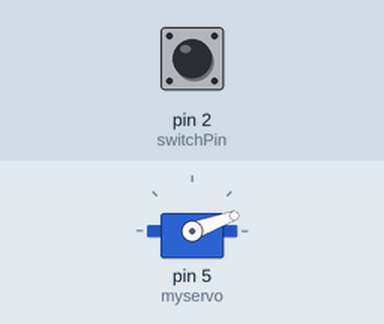
The sketch below on a simulated Arduino Uno, built with avr-gcc and run on an emulated ATmega328P. Shown: servo. Inputs (shaded band) come from the test bench; at power-on: pin 2 (switchPin) HIGH.

Above: at 1.2 s.
1.3 s: pin 2 (switchPin) pulled LOW for 0.15 s
At 1.76 s:
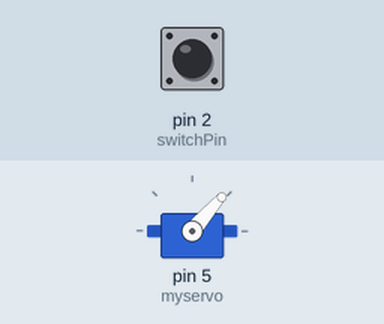
At 2.37 s:
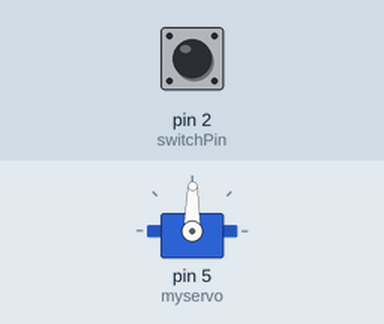
Timing chart, 0 to 7.0 s (numbered marks = the images above; inputs shaded):
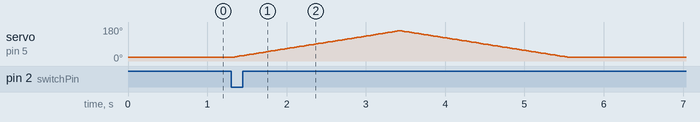

Measured:
- after the input at 1.3 s, servo on pin 5 (myservo): rises from 20° to 160° in 2.1 s, then falls to 20° in 2.1 s

The sketch:

SwitchAndServoTest.ino
```cpp
/*
Switch and Servo Test
*/

#include <Servo.h>          // include the servo library

Servo myservo;              // create a servo object
int pos = 20;                // variable to store the servo position
int switchPin = 2;          // the pin the switch is connected to

void setup() {
  myservo.attach(5);        // tell the servo object that its servo is plugged into pin 5
  pinMode(switchPin, INPUT_PULLUP); // set the switch pin as an input with internal pull-up resistor
}

void loop() {
  if (digitalRead(switchPin) == LOW) { // check if the switch is pressed (switchPin is connected to ground when pressed)
    for (pos = 20; pos <= 160; pos += 1) {  // rotate the servo from 20 to 160 degrees
      myservo.write(pos);                  // move the servo to the specified position
      delay(15);                           // wait for 15 milliseconds to allow the servo to reach the position
    }
    for (pos = 160; pos >= 20; pos -= 1) {  // rotate the servo from 160 to 20 degrees
      myservo.write(pos);                  // move the servo to the specified position
      delay(15);                           // wait for 15 milliseconds to allow the servo to reach the position
    }
  }
  else {
    myservo.write(20); // if the switch is not pressed, set the servo position to 20 degrees
  }
}
```
